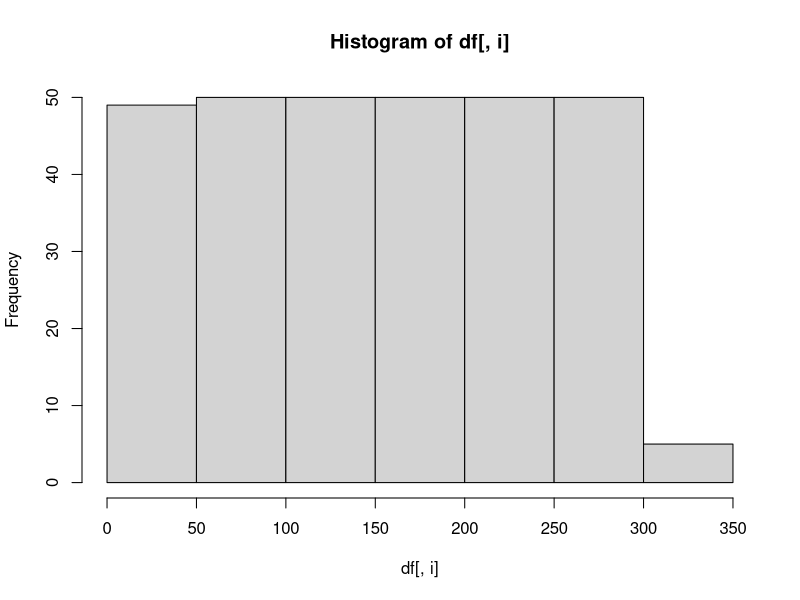
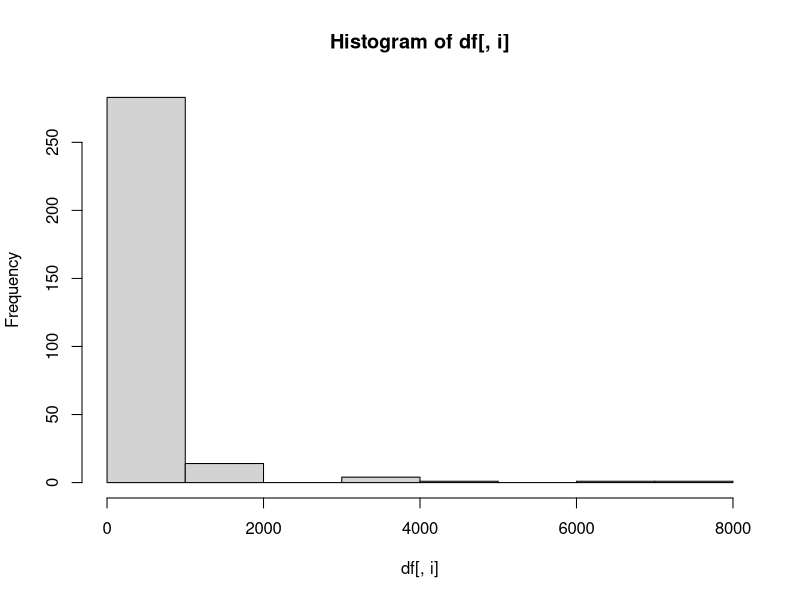
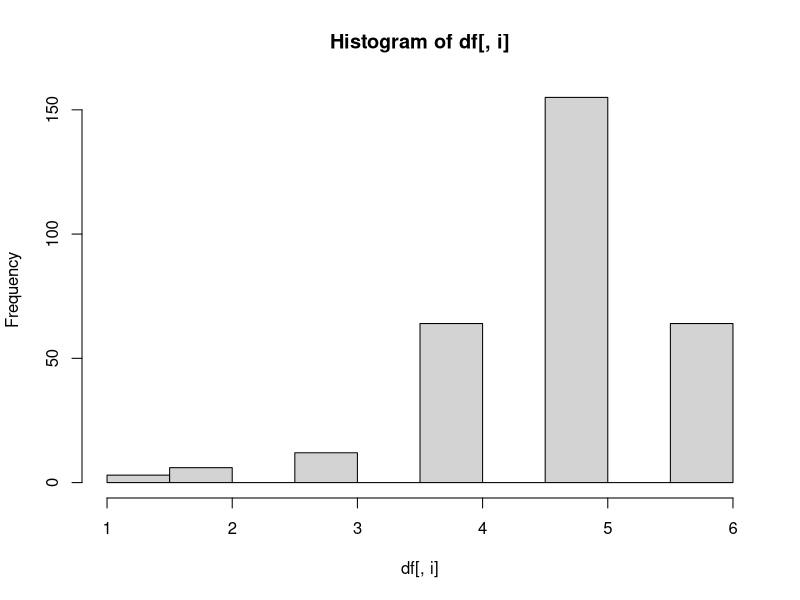
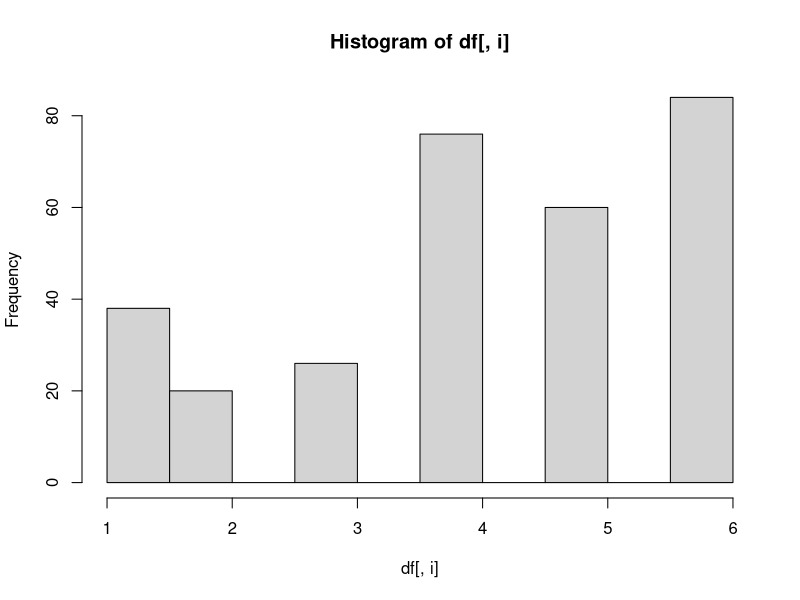
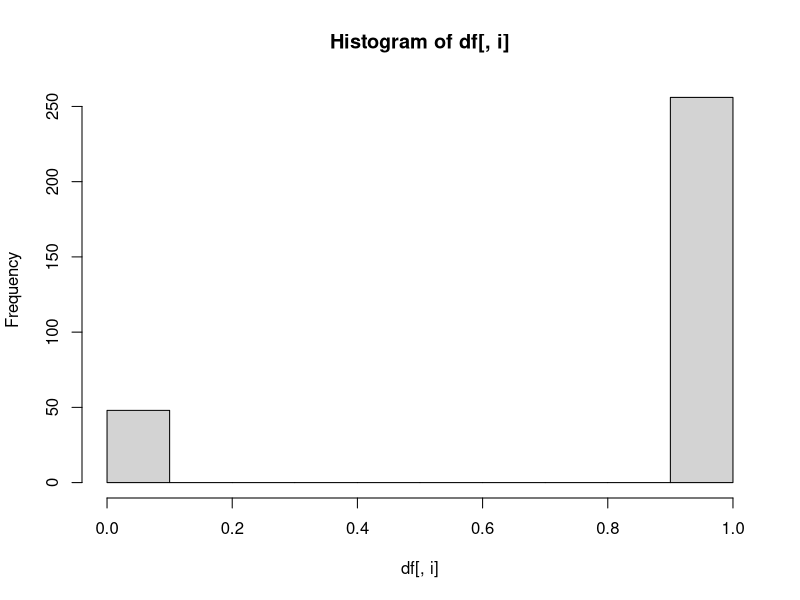
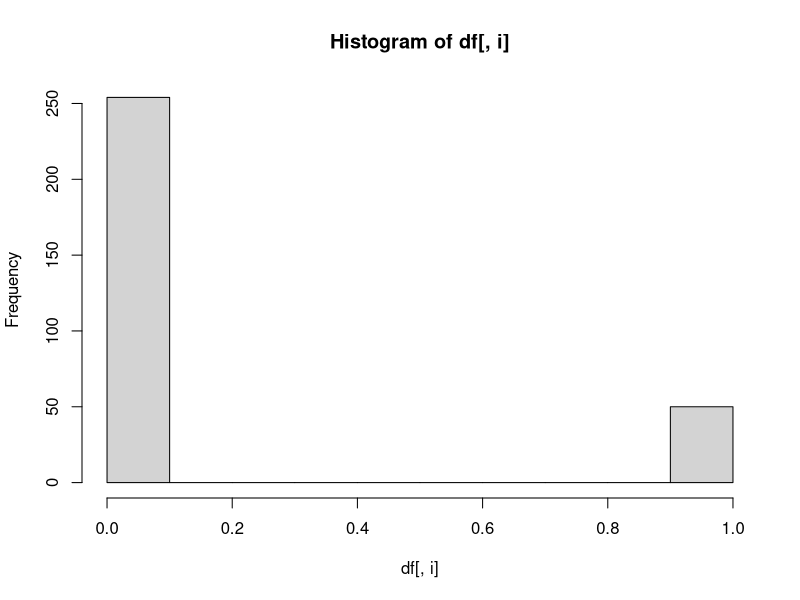
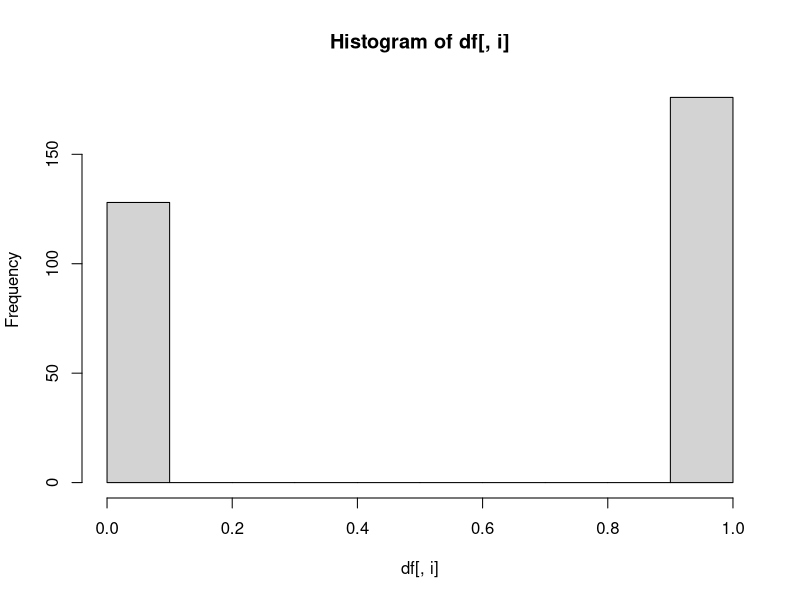
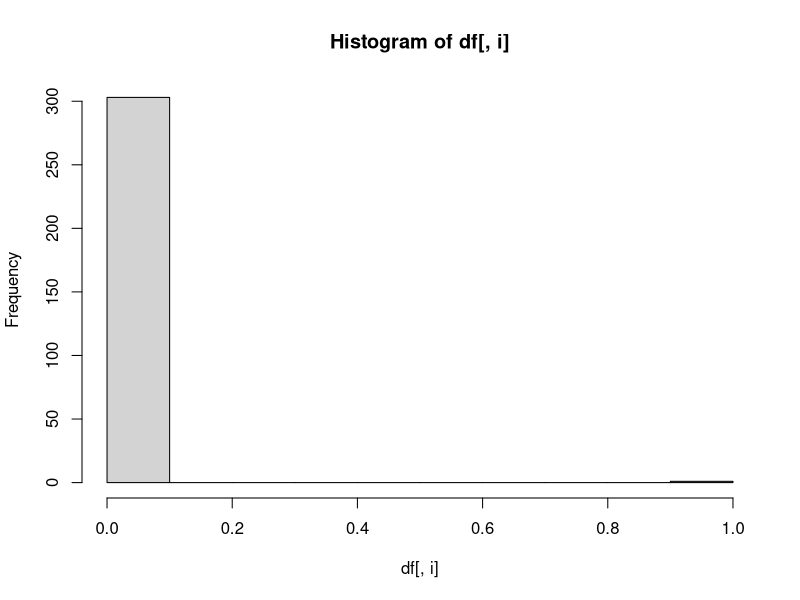

Recreate these plots in R, in order. (Note: this script raises an error after producing the figures.)
KMS <- read.csv("KMS305.csv",
                header=T)

GetDistribution <- function(df){
  variable.No <- ncol(df) #calculates number of columns in data.frame
  for(i in 1:variable.No){
    hist(df[,i]) #get hist for each column
  }
}

GetDistribution(KMS)

GetDistribution2 <- function(df){
  variable.No <- ncol(df) #calculates number of columns in data.frame
  for(i in 1:variable.No){
    TmpFileName <- paste("PlotHistFigures/",i,"-",colnames(df)[i],".png",sep="")
    png(file=TmpFileName)
    hist(df[,i]) #get hist for each column
    dev.off()
  }
}
GetDistribution2(KMS)


rcal <- function(x,y)
{
  z <- x^2 + y^2 
  result <- sqrt(z)
  return(result) #Return Value
}
rcal(3,4)
